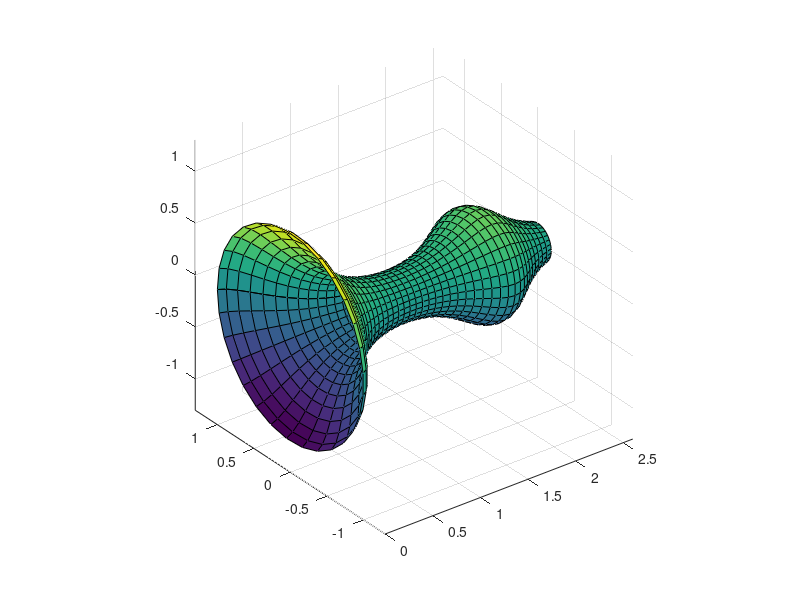

Write the MATLAB code that produced this figure.
format long

f = @(x) e.^(-x/3)./(2 - cos(pi*x));

range_end = 2.6
x = linspace(0, range_end, 42);

y = f(x);

plot(x, y)

angles = linspace(0, 2*pi, 30);

surf(
	repmat(x, length(angles), 1),
	repmat(y, length(angles), 1).*repmat(cos(angles)', 1, length(x)),
	repmat(y, length(angles), 1).*repmat(sin(angles)', 1, length(x)))
axis equal

circle_f = @(x) pi*f(x).^2;
trap = @(y) (y(1)+2*sum(y(2:end-1))+y(end))/2/(length(y)-1);

x = 0:0.1:range_end;
V1 = trap(circle_f(x))*range_end
x = 0:0.05:range_end;
V2 = trap(circle_f(x))*range_end
S = V2 + (V2-V1)/3

Vquad = quad(circle_f, 0, range_end)
